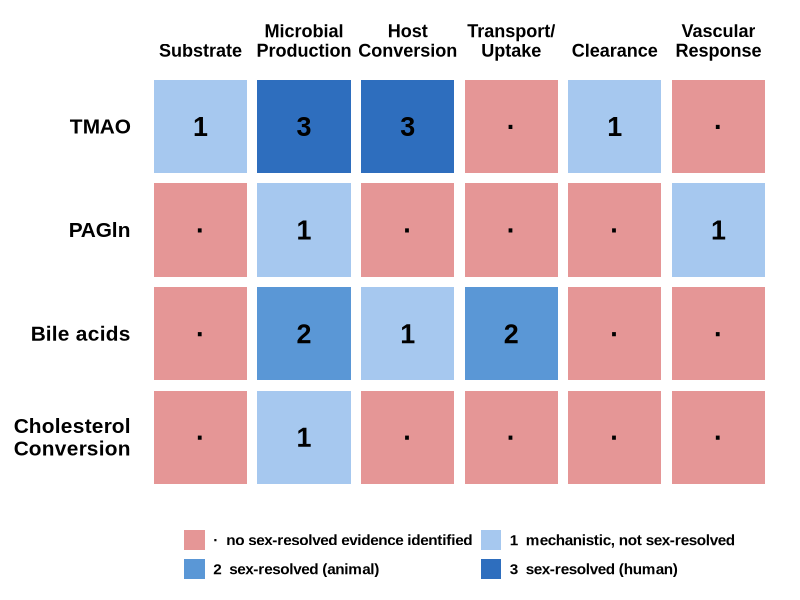

Write R code to recreate this figure.
#!/usr/bin/env Rscript
###############################################################################
# Figure 2 - Source-resolution evidence map - HD 1200 dpi, stronger palette,
# ALL text bold. Arial (Liberation Sans, Arial-metric). Outputs PNG (then JPG).
###############################################################################
suppressMessages({library(ggplot2); library(systemfonts); library(ragg)})
LIB <- "/usr/share/fonts/truetype/liberation"
try(register_font(name="Arial",
  plain=file.path(LIB,"LiberationSans-Regular.ttf"),
  bold =file.path(LIB,"LiberationSans-Bold.ttf"),
  italic=file.path(LIB,"LiberationSans-Italic.ttf"),
  bolditalic=file.path(LIB,"LiberationSans-BoldItalic.ttf")), silent=TRUE)
FAM <- "Arial"

nodes <- c("Substrate","Microbial\nProduction","Host\nConversion",
           "Transport/\nUptake","Clearance","Vascular\nResponse")
paths <- c("TMAO","PAGln","Bile acids","Cholesterol\nConversion")
tier <- rbind(TMAO=c(1,3,3,0,1,0), PAGln=c(0,1,0,0,0,1),
              `Bile acids`=c(0,2,1,2,0,0), Cholesterol=c(0,1,0,0,0,0))
df <- expand.grid(node=factor(nodes,levels=nodes), path=factor(paths,levels=rev(paths)))
df$tier<-as.vector(t(tier)); df$glyph<-ifelse(df$tier==0,"\u00b7",as.character(df$tier))
df$tf<-factor(df$tier,levels=c(0,1,2,3))

# STRONGER palette (deeper/more saturated); black bold text stays readable
FILL <- c("0"="#E59696","1"="#A6C8EF","2"="#5A97D6","3"="#2E6EBE")

p <- ggplot(df, aes(node,path)) +
  geom_tile(aes(fill=tf), colour=NA, width=.9, height=.9) +
  geom_text(aes(label=glyph), colour="black", family=FAM, fontface="bold", size=6.8) +
  scale_fill_manual(values=FILL, drop=FALSE, name=NULL,
    labels=c("\u00b7  no sex-resolved evidence identified",
             "1  mechanistic, not sex-resolved",
             "2  sex-resolved (animal)","3  sex-resolved (human)")) +
  scale_x_discrete(position="top") + coord_equal() +
  guides(fill=guide_legend(nrow=2, byrow=TRUE, override.aes=list(colour=NA))) +
  theme_minimal(base_size=12, base_family=FAM) +
  theme(
    axis.title=element_blank(),
    axis.text.x.top=element_text(colour="black", family=FAM, size=13, face="bold",
                                 lineheight=.9, vjust=0),
    axis.text.y=element_text(colour="black", family=FAM, size=15, face="bold",
                             hjust=1, lineheight=.9),
    panel.grid=element_blank(),
    legend.position="bottom",
    legend.text=element_text(colour="black", family=FAM, size=11, face="bold"),
    legend.key.size=unit(15,"pt"), legend.spacing.x=unit(6,"pt"),
    legend.margin=margin(t=10),
    plot.background=element_rect(fill="white",colour=NA),
    panel.background=element_rect(fill="white",colour=NA),
    plot.margin=margin(10,14,10,10))

ggsave("Figure2_evidence_map_HD1200.png", p, width=8.2, height=5.9, dpi=1200,
       device=ragg::agg_png, bg="white")
cat("Saved 1200-dpi PNG master\n")
